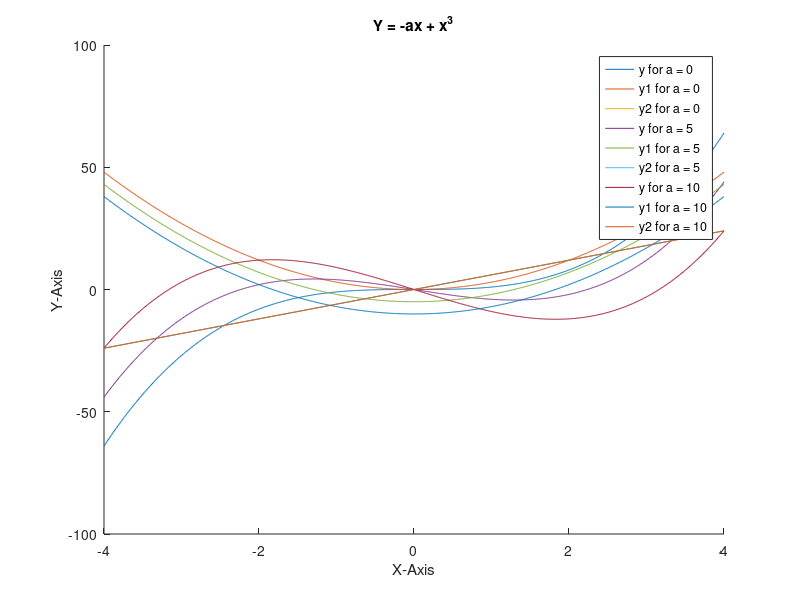
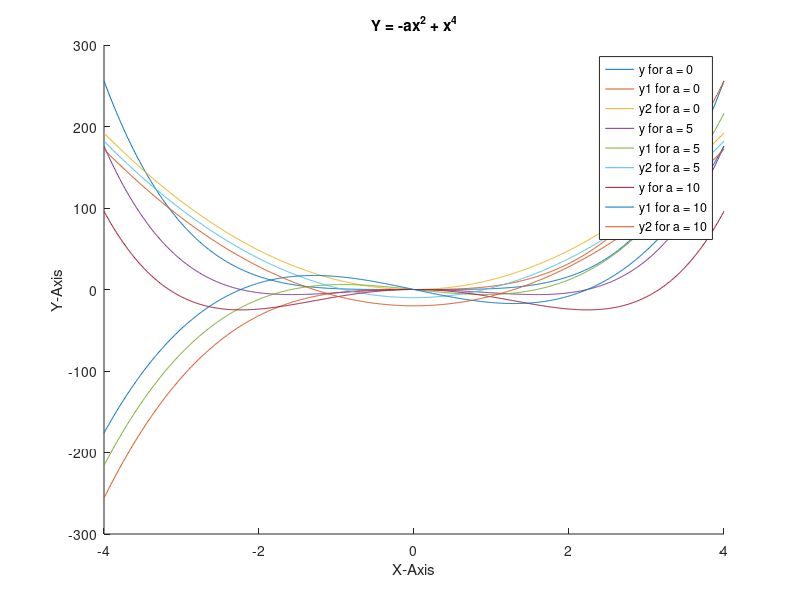

The MATLAB source for these figures, in order:
clc;
clear all;
close all;

x = -4:0.01:4;
figure(1);
hold on;
for a = 0:5:10
    y = -1*a*x + x.^3;
    plot(x, y);
    y1 = -1*a + 3*x.^2;
    plot(x, y1);
    y2 = 6*x;
    plot(x, y2);  
end
legend('y for a = 0', 'y1 for a = 0', 'y2 for a = 0', 'y for a = 5', 'y1 for a = 5', 'y2 for a = 5', 'y for a = 10', 'y1 for a = 10', 'y2 for a = 10');
title('Y = -ax + x^3');
xlabel('X-Axis');
ylabel('Y-Axis');

figure(2);
hold on;
for a = 0:5:10
    y = -1*a*x.^2 + x.^4;
    plot(x, y);
    y1 = -2*a*x + 4*x.^3;
    plot(x, y1);
    y2 = -2*a + 12*x.^2;
    plot(x, y2);    
end
legend('y for a = 0', 'y1 for a = 0', 'y2 for a = 0', 'y for a = 5', 'y1 for a = 5', 'y2 for a = 5', 'y for a = 10', 'y1 for a = 10', 'y2 for a = 10');
title('Y = -ax^2 + x^4');
xlabel('X-Axis');
ylabel('Y-Axis');
